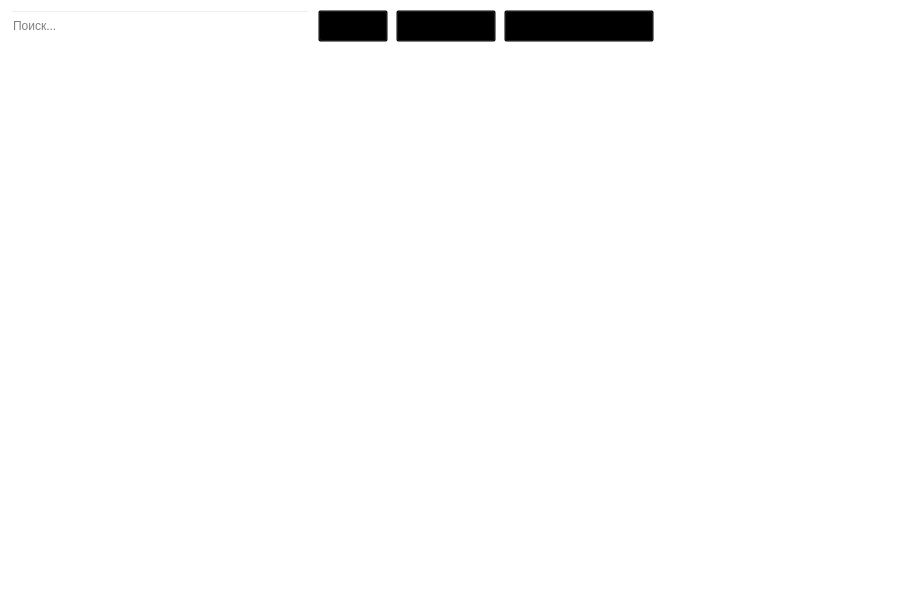
<?xml version="1.0" encoding="UTF-8"?>
<ui version="4.0">
 <class>DepartmentPage</class>
 <widget class="QWidget" name="DepartmentPage">
  <property name="geometry">
   <rect>
    <x>0</x>
    <y>0</y>
    <width>900</width>
    <height>600</height>
   </rect>
  </property>
  <property name="windowTitle">
   <string>Структурные единицы</string>
  </property>
  <property name="styleSheet">
   <string notr="true">background-color: transparent;</string>
  </property>
  <layout class="QVBoxLayout" name="mainLayout">
   <property name="spacing">
    <number>10</number>
   </property>
   <property name="leftMargin">
    <number>10</number>
   </property>
   <property name="topMargin">
    <number>10</number>
   </property>
   <property name="rightMargin">
    <number>10</number>
   </property>
   <property name="bottomMargin">
    <number>10</number>
   </property>
   <item>
    <layout class="QHBoxLayout" name="toolbarLayout">
     <property name="spacing">
      <number>8</number>
     </property>
     <item>
      <widget class="QLineEdit" name="searchEdit">
       <property name="minimumSize">
        <size>
         <width>300</width>
         <height>32</height>
        </size>
       </property>
       <property name="maximumSize">
        <size>
         <width>300</width>
         <height>32</height>
        </size>
       </property>
       <property name="styleSheet">
        <string notr="true">QLineEdit {
    border: 1px solid {BORDER_INPUT};
    border-radius: 8px;
    padding: 5px 15px;
    font-size: 14px;
    background-color: {BG_INPUT};
    color: {TEXT_PRIMARY};
}
QLineEdit:focus {
    border: 2px solid {ACCENT_DANGER};
}</string>
       </property>
       <property name="placeholderText">
        <string>Поиск...</string>
       </property>
      </widget>
     </item>
     <item>
      <widget class="QPushButton" name="btnSearch">
       <property name="minimumSize">
        <size>
         <width>70</width>
         <height>32</height>
        </size>
       </property>
       <property name="maximumSize">
        <size>
         <width>70</width>
         <height>32</height>
        </size>
       </property>
       <property name="toolTip">
        <string>Сбросить все фильтры и поиск</string>
       </property>
       <property name="styleSheet">
        <string notr="true">
QPushButton {
    background-color: {ACCENT_DANGER};
    color: {TEXT_ON_ACCENT};
    border-radius: 8px;
    font-weight: bold;
    font-size: 13px;
    border: none;
}
QPushButton:hover {
    background-color: {ACCENT_DANGER_HOVER};
}
QPushButton:pressed {
    background-color: {ACCENT_DANGER_PRESSED};
}
        
</string>
       </property>
       <property name="text">
        <string>Поиск</string>
       </property>
      </widget>
     </item>
     <item>
      <widget class="QPushButton" name="btnSort">
       <property name="sizePolicy">
        <sizepolicy hsizetype="Minimum" vsizetype="Fixed">
         <horstretch>0</horstretch>
         <verstretch>0</verstretch>
        </sizepolicy>
       </property>
       <property name="minimumSize">
        <size>
         <width>100</width>
         <height>32</height>
        </size>
       </property>
       <property name="styleSheet">
        <string notr="true">QPushButton {
    background-color: {BTN_SECONDARY_BG};
    border-radius: 4px;
    font-weight: normal;
    color: {TEXT_BLACK};
}
QPushButton:hover {
    background-color: {BTN_SECONDARY_HOVER_BG};
}</string>
       </property>
       <property name="text">
        <string>Сортировка ▼</string>
       </property>
      </widget>
     </item>
     <item>
      <widget class="QPushButton" name="btnResetFilters">
       <property name="minimumSize">
        <size>
         <width>150</width>
         <height>32</height>
        </size>
       </property>
       <property name="maximumSize">
        <size>
         <width>150</width>
         <height>32</height>
        </size>
       </property>
       <property name="toolTip">
        <string>Сбросить все фильтры и поиск</string>
       </property>
       <property name="styleSheet">
        <string notr="true">
QPushButton {
    background-color: {ACCENT_PRIMARY};
    color: {TEXT_ON_ACCENT};
    border-radius: 8px;
    font-weight: bold;
    font-size: 13px;
    border: none;
}
QPushButton:hover {
    background-color: {ACCENT_HOVER_SOFT};
}
QPushButton:pressed {
    background-color: {ACCENT_PRESSED_DEEP};
}
        </string>
       </property>
       <property name="text">
        <string>↺ Сбросить фильтр</string>
       </property>
      </widget>
     </item>
     <item>
      <spacer name="horizontalSpacer">
       <property name="orientation">
        <enum>Qt::Orientation::Horizontal</enum>
       </property>
       <property name="sizeHint" stdset="0">
        <size>
         <width>40</width>
         <height>20</height>
        </size>
       </property>
      </spacer>
     </item>
    </layout>
   </item>
   <item>
    <widget class="QScrollArea" name="scrollArea">
     <property name="styleSheet">
      <string notr="true">
QScrollArea {
    border: none;
    background-color: transparent;
}
QScrollBar:vertical {
    border: none;
    background-color: {BG_HOVER_LIGHT};
    width: 12px;
    border-radius: 6px;
}
QScrollBar::handle:vertical {
    background-color: {SCROLLBAR_HANDLE_SOFT};
    border-radius: 6px;
    min-height: 20px;
}
QScrollBar::handle:vertical:hover {
    background-color: {SCROLLBAR_HANDLE_SOFT_HOVER};
}
QScrollBar::add-line:vertical, QScrollBar::sub-line:vertical {
    border: none;
    background: none;
}
</string>
     </property>
     <property name="widgetResizable">
      <bool>true</bool>
     </property>
     <widget class="QWidget" name="scrollAreaWidgetContents">
      <property name="geometry">
       <rect>
        <x>0</x>
        <y>0</y>
        <width>880</width>
        <height>536</height>
       </rect>
      </property>
      <layout class="QVBoxLayout" name="scrollAreaLayout">
       <property name="spacing">
        <number>10</number>
       </property>
       <property name="leftMargin">
        <number>0</number>
       </property>
       <property name="topMargin">
        <number>0</number>
       </property>
       <property name="rightMargin">
        <number>10</number>
       </property>
       <property name="bottomMargin">
        <number>0</number>
       </property>
      </layout>
     </widget>
    </widget>
   </item>
  </layout>
 </widget>
 <resources/>
 <connections/>
</ui>
